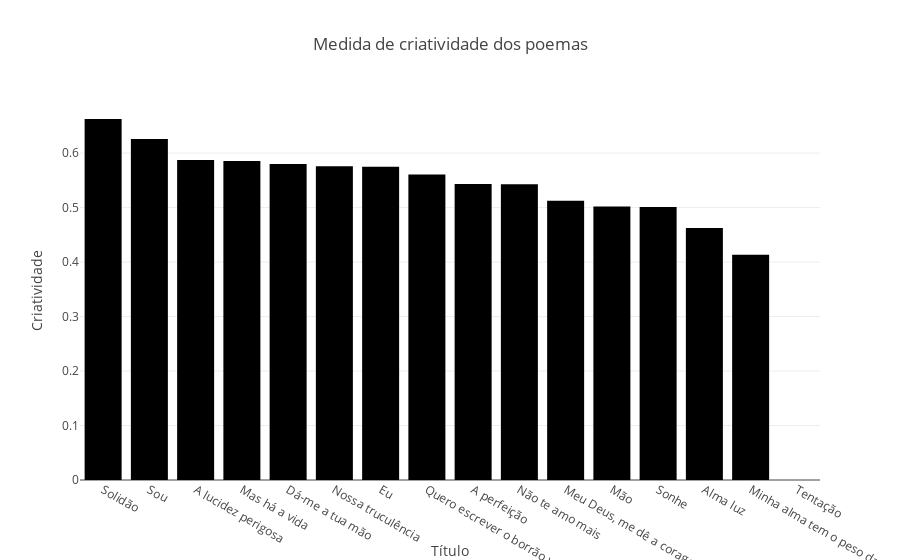

The notebook cell saved with this chart:
### Markdown cell above
## 4. Medida de criatividade baseada na variabilidade semântica

### Code cell
scores = {}
for titulo, texto in poemas.items():
    linhas = [l for l in texto.splitlines() if l.strip()]
    if len(linhas) < 2:
        scores[titulo] = 0.0
        continue
    emb_linhas = visualizer.compute_embeddings(linhas, model_name)
    dists = cosine_distances(emb_linhas)
    n = len(linhas)
    valores = dists[np.triu_indices(n, 1)]
    scores[titulo] = float(np.mean(valores))
scores_df = pd.DataFrame({"Título": list(scores.keys()), "Criatividade": list(scores.values())})
scores_df = scores_df.sort_values("Criatividade", ascending=False)
fig2 = px.bar(scores_df, x="Título", y="Criatividade", title="Medida de criatividade dos poemas")
fig2.show()

### Figure 1 — Plotly figure (JSON) as saved in the notebook; plotly's stock layout.template omitted (floating-point values rounded to 4 significant figures)
{"data": [{"hovertemplate": "Título=%{x}<br>Criatividade=%{y}<extra></extra>", "legendgroup": "", "marker": {"color": "#000001", "pattern": {"shape": ""}}, "name": "", "orientation": "v", "showlegend": false, "textposition": "auto", "type": "bar", "x": ["Solidão", "Sou", "A lucidez perigosa", "Mas há a vida", "Dá-me a tua mão", "Nossa truculência", "Eu", "Quero escrever o borrão vermelho de sangue", "A perfeição", "Não te amo mais", "Meu Deus, me dê a coragem", "Mão", "Sonhe", "Alma luz", "Minha alma tem o peso da luz", "Tentação"], "xaxis": "x", "y": [0.6626, 0.6257, 0.5875, 0.5855, 0.5799, 0.5761, 0.5751, 0.5609, 0.5434, 0.543, 0.5125, 0.5019, 0.5009, 0.4627, 0.4133, 0.0], "yaxis": "y"}], "layout": {"barmode": "relative", "legend": {"tracegroupgap": 0}, "title": {"text": "Medida de criatividade dos poemas"}, "xaxis": {"anchor": "y", "domain": [0, 1], "title": {"text": "Título"}}, "yaxis": {"anchor": "x", "domain": [0, 1], "title": {"text": "Criatividade"}}}}
